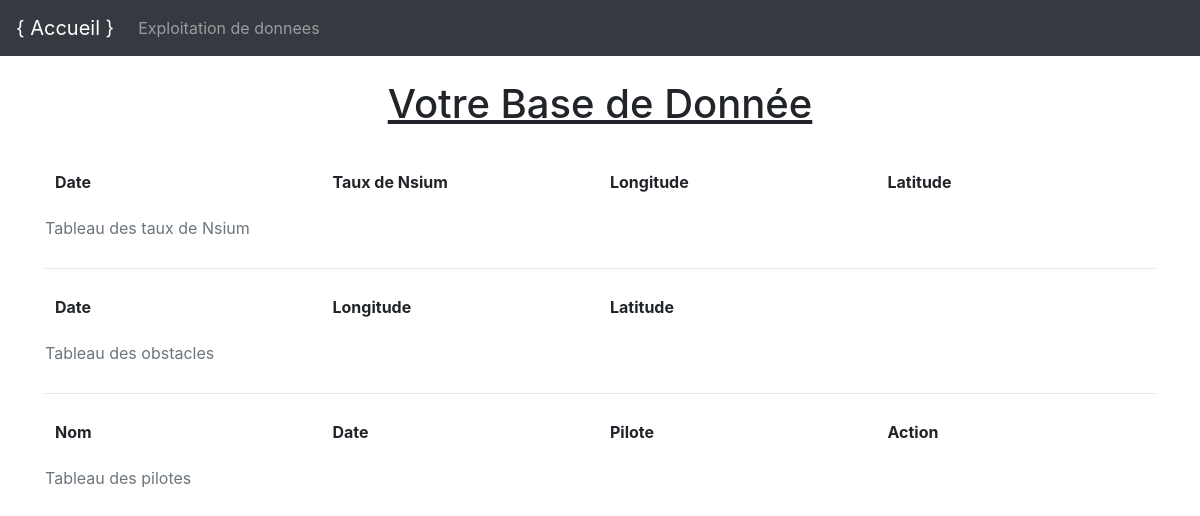
/exploitation_de_donnees, run on an earlier commit of the app's database.
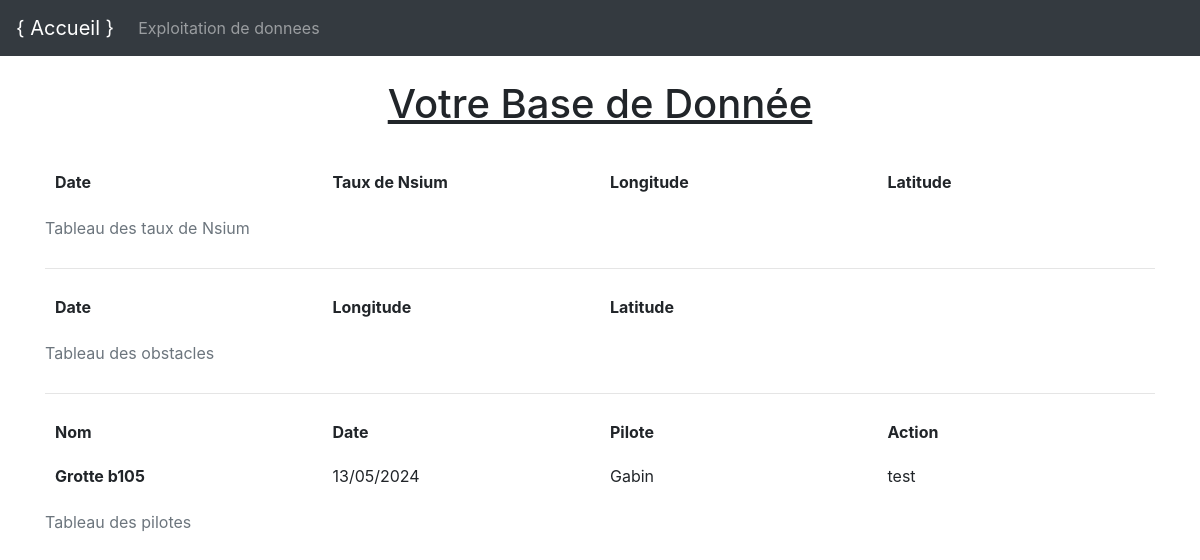
And on a later commit of the database.
### tables this page shows
CREATE TABLE "Recherche" (
	"id_recherche"	INTEGER,
	"Nom"	TEXT,
	"Date"	TEXT,
	"Pilote"	TEXT,
	"Action"	TEXT,
	PRIMARY KEY("id_recherche" AUTOINCREMENT)
);

### web.py (the view)
@app.route("/exploitation_de_donnees")
def exploitation():
    Base1 = bdd.recuperer_task('Nsium')
    Base2 = bdd.recuperer_task('Obstacles')
    Base3 = bdd.recuperer_task('Recherche')
    return render_template(
        "exploitation_de_donnees.html",base_nsium=Base1, base_obstacles=Base2,base_recherche=Base3)

### bdd.py (called while the page is built)
    def recuperer_task(self,base):
        connexion = sqlite3.connect(self.chemin_bdd)
        curseur = connexion.cursor()
        requete_sql = f"""
            SELECT *
            FROM {base};"""
        resultat = curseur.execute(requete_sql)
        donnee = resultat.fetchall()
        connexion.close()
        return donnee

### templates/exploitation_de_donnees.html (shortened to what this page needs)
{% extends "base.html" %}
{% block contenu %}
<!DOCTYPE html>
<html lang="fr">
<head>
    <link rel="stylesheet" href="{{ url_for('static', filename='style.css') }}" />
</head>
<body>
    <h1>Votre Base de Donnée </h1>
    <br>
    <table>
        <caption>
            Tableau des taux de Nsium
        </caption>
        <thead>
            <tr>
                <th scope="col">Date</th>
                <th scope="col">Taux de Nsium</th>
                <th scope="col">Longitude</th>
                <th scope="col">Latitude</th>
            </tr>
        </thead>
      </table>
      <table>
        <caption>
            Tableau des obstacles
        </caption>
        <hr>
        <thead>
            <tr>
                <th scope="col">Date</th>
                <th scope="col">Longitude</th>
                <th scope="col">Latitude</th>
                <th></th>
            </tr>
        </thead>
      </table>
      <table>
        <caption>
            Tableau des pilotes
        </caption>
        <hr>
        <thead>
            <tr>
                <th scope="col">Nom</th>
                <th scope="col">Date</th>
                <th scope="col">Pilote</th>
                <th scope="col">Action</th>
            </tr>
        </thead>
        <tbody>
            {% for task in base_recherche %}
            <tr>
                <th scope="row">{{ task[1] }}</th>
                <td>{{ task[2] }}</td>
                <td>{{ task[3] }}</td>
                <td>{{ task[4] }}</td>
            </tr>
            {% endfor %}
            </tbody>
        </table>
</body>
</html>
{% endblock %}

What changed in the data, as far as the page shows it:
added Recherche: Nom "Grotte b105", Date "13/05/2024", Pilote "Gabin", Action "test"
